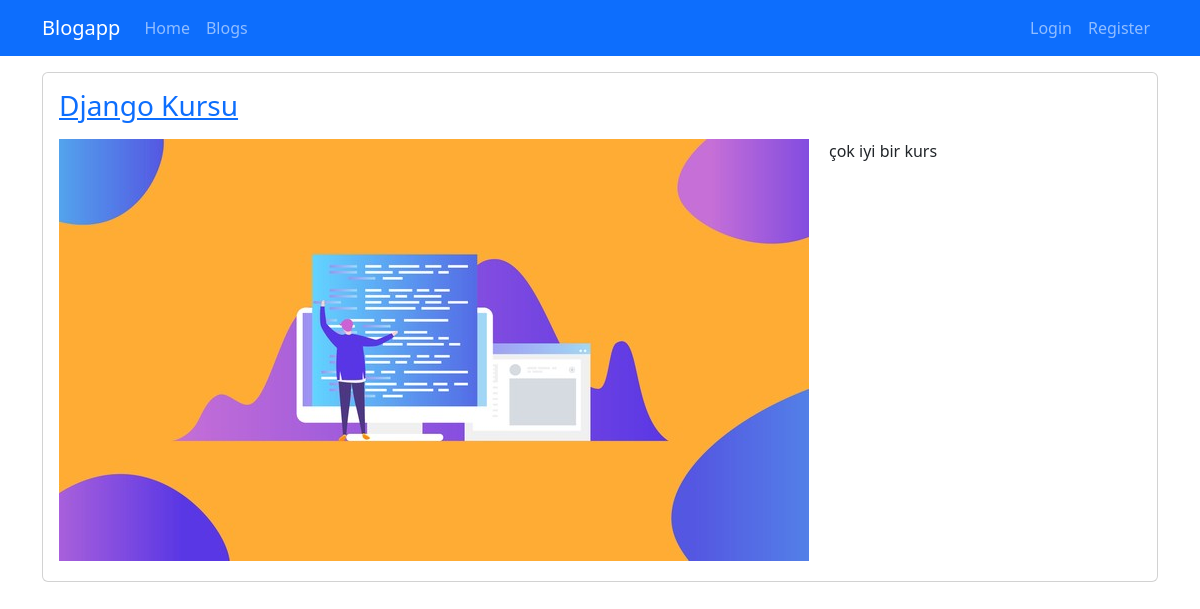
The page /blogs/django-kursu on the database its author committed.
### blog/models.py (models this page shows, shortened)
class Blog(models.Model):
    title = models.CharField(max_length=200)
    image = models.ImageField(upload_to="blogs")
    description = RichTextField()
    is_active = models.BooleanField(default=False)
    is_home = models.BooleanField(default=False)
    slug = models.SlugField(null=False, blank=True, unique=True, db_index=True, editable=False)
    categories = models.ManyToManyField(Category)

### blog/views.py (the view)
# urls.py: path("blogs/<slug:slug>", views.blog_details, name="blog_details"),
def blog_details(request, slug):
    blog = Blog.objects.get(slug=slug)
    return render(request,'blog/blog_details.html',{
        "blog": blog
    }
    )

### blog/templates/blog/blog_details.html (shortened to what this page needs)
{% extends "base.html" %}
{% load static %}
{% block content %}
<div class="container mt-3">
    <div class="row" >
        <div class="col-12">
            <div class="card mb-3">
                <div class="row">
                    <div class="col-md-12">
                        <div class="card-body">
                            <h1 class="card-title h3 mb-3">
                                <a href="{% url 'blog_details' blog.slug %}">
                                    {{ blog.title|title }}
                                </a>
                            </h1>
                            <img src="{{ blog.image.url }}" alt="" class="img-fluid" style="float:left; margin-right:20px;
                            margin-bottom: 20px;">
                            <p class="card-text">{{ blog.description|safe }}</p>
                        </div>
                    </div>
                </div>
            </div>
        </div>
    </div>
</div>
{% endblock %}

### rows shown on the page
Blog: title "Django Kursu", image (picture), description "çok iyi bir kurs"
